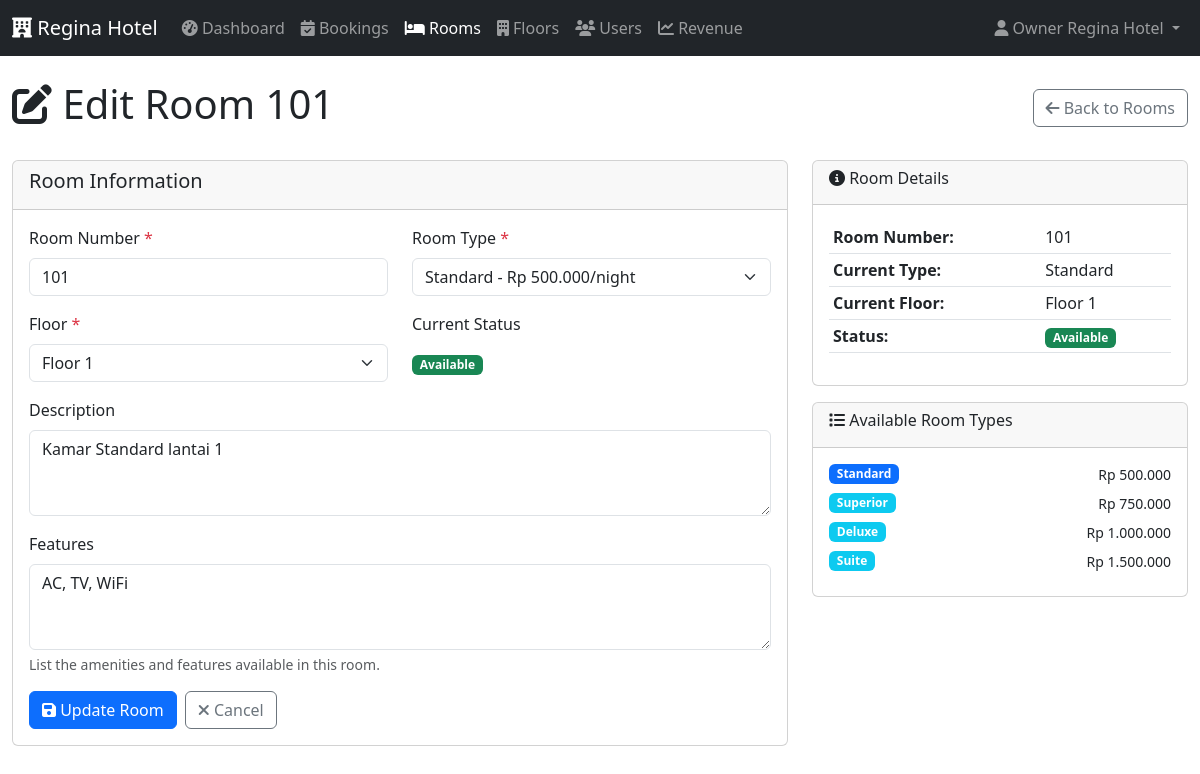
Screenshot of /rooms.php?action=edit&id=1 (signed in) with the database file from the repository.
### tables this page shows
CREATE TABLE `rooms` (
  `id` int(11) NOT NULL AUTO_INCREMENT,
  `room_number` varchar(10) NOT NULL UNIQUE,
  `type_id` int(11) NOT NULL,
  `floor_id` int(11) NOT NULL,
  `status` enum('Available','Occupied','OutOfService') DEFAULT 'Available',
  `description` text DEFAULT NULL,
  `features` text DEFAULT NULL,
  PRIMARY KEY (`id`),
  FOREIGN KEY (`type_id`) REFERENCES `room_types`(`id`),
  FOREIGN KEY (`floor_id`) REFERENCES `floors`(`id`)
);

CREATE TABLE `room_types` (
  `id` int(11) NOT NULL AUTO_INCREMENT,
  `type_name` varchar(50) NOT NULL UNIQUE,
  `price` decimal(10,2) NOT NULL,
  PRIMARY KEY (`id`)
);

CREATE TABLE `floors` (
  `id` int(11) NOT NULL AUTO_INCREMENT,
  `floor_number` int(11) NOT NULL UNIQUE,
  `total_rooms` int(11) DEFAULT 0,
  PRIMARY KEY (`id`)
);

### app/controllers/RoomController.php (called while the page is built, shortened)
<?php
class RoomController {
    private $roomModel;
    public function __construct() {
        $this->roomModel = new Room();
    }
    public function edit($id) {
        $room = $this->roomModel->findById($id);
        return $this->showEditForm($room);
    }
    private function showEditForm($room) {
        $room_types = $this->roomModel->getTypes();
        $floors = $this->roomModel->getFloors();
        include APP_PATH . '/views/rooms/edit.php';
    }
}

### config/database.php (called while the page is built, shortened)
<?php
class Database {
    private static $instance = null;
    private $host = 'localhost';
    private $database = 'regina_hotel';
    private $username = 'hotel_admin';
    private $password = 'passwordku123';
    private $charset = 'utf8mb4';
    private $pdo;
    private function __construct() {
        $dsn = "mysql:host={$this->host};dbname={$this->database};charset={$this->charset}";
        $options = [
            PDO::ATTR_ERRMODE            => PDO::ERRMODE_EXCEPTION,
            PDO::ATTR_DEFAULT_FETCH_MODE => PDO::FETCH_ASSOC,
            PDO::ATTR_EMULATE_PREPARES   => false,
        ];
        try {
            $this->pdo = new PDO($dsn, $this->username, $this->password, $options);
        } catch (PDOException $e) {
            error_log("Database connection error: " . $e->getMessage());
            throw new PDOException("Database connection failed. Please try again later.");
        }
    }
    public static function getInstance() {
        if (self::$instance === null) {
            self::$instance = new self();
        }
        return self::$instance;
    }
    public function query($sql, $params = []) {
        try {
            $stmt = $this->pdo->prepare($sql);
            $stmt->execute($params);
            return $stmt;
        } catch (PDOException $e) {
            error_log("Query error: " . $e->getMessage() . " SQL: " . $sql);
            throw $e;
        }
    }
    public function fetchOne($sql, $params = []) {
        $stmt = $this->query($sql, $params);
        return $stmt->fetch();
    }
    public function fetchAll($sql, $params = []) {
        $stmt = $this->query($sql, $params);
        return $stmt->fetchAll();
    }
}

### app/models/Room.php (called while the page is built, shortened)
<?php
class Room
{
    private $db;
    public function __construct()
    {
        $this->db = Database::getInstance();
    }
    public function findById($id)
    {
        $sql = "SELECT r.*, rt.type_name, rt.price,
                       f.floor_number
                FROM rooms r
                JOIN room_types rt ON r.type_id = rt.id
                JOIN floors f ON r.floor_id = f.id
                WHERE r.id = ?";
        return $this->db->fetchOne($sql, [$id]);
    }
    public function getTypes()
    {
        $sql = "SELECT * FROM room_types ORDER BY price ASC";
        return $this->db->fetchAll($sql);
    }
    public function getFloors()
    {
        $sql = "SELECT * FROM floors ORDER BY floor_number ASC";
        return $this->db->fetchAll($sql);
    }
}

### config/config.php (called while the page is built, shortened)
<?php
spl_autoload_register(function ($class) {
    $paths = [
        APP_PATH . '/controllers/',
        APP_PATH . '/models/',
        APP_PATH . '/helpers/',
        CONFIG_PATH . '/',
        INCLUDES_PATH . '/'
    ];
    foreach ($paths as $path) {
        $file = $path . $class . '.php';
        if (file_exists($file)) {
            return;
        }
    }
});
require_once CONFIG_PATH . '/database.php';
function formatCurrency($amount) {
    return 'Rp ' . number_format($amount, 0, ',', '.');
}

### app/views/rooms/edit.php (the view, shortened to what this page needs)
<?php
include INCLUDES_PATH . '/header.php';
?>
<div class="row">
    <div class="col-md-12">
        <div class="d-flex justify-content-between align-items-center mb-4">
            <h1><i class="fas fa-edit"></i> Edit Room <?= htmlspecialchars($room['room_number']) ?></h1>
            <a href="<?= BASE_URL ?>/rooms.php" class="btn btn-outline-secondary">
                <i class="fas fa-arrow-left"></i> Back to Rooms
            </a>
        </div>
    </div>
</div>
<div class="row">
    <div class="col-md-8">
        <div class="card">
            <div class="card-header">
                <h5>Room Information</h5>
            </div>
            <div class="card-body">
                <form method="POST" class="needs-validation" novalidate>
                    <div class="row">
                        <div class="col-md-6">
                            <div class="mb-3">
                                <label for="room_number" class="form-label">Room Number <span class="text-danger">*</span></label>
                                <input type="text" class="form-control" id="room_number" name="room_number"
                                       value="<?= htmlspecialchars($_POST['room_number'] ?? $room['room_number']) ?>" required>
                            </div>
                        </div>
                        <div class="col-md-6">
                            <div class="mb-3">
                                <label for="type_id" class="form-label">Room Type <span class="text-danger">*</span></label>
                                <select class="form-select" id="type_id" name="type_id" required>
                                    <?php foreach ($room_types as $type): ?>
                                    <option value="<?= $type['id'] ?>"
                                            <?= ($_POST['type_id'] ?? $room['type_id']) == $type['id'] ? 'selected' : '' ?>>
                                        <?= htmlspecialchars($type['type_name']) ?> - <?= formatCurrency($type['price']) ?>/night
                                    </option>
                                    <?php endforeach; ?>
                                </select>
                            </div>
                        </div>
                    </div>
                    <div class="row">
                        <div class="col-md-6">
                            <div class="mb-3">
                                <label for="floor_id" class="form-label">Floor <span class="text-danger">*</span></label>
                                <select class="form-select" id="floor_id" name="floor_id" required>
                                    <?php foreach ($floors as $floor): ?>
                                    <option value="<?= $floor['id'] ?>"
                                            <?= ($_POST['floor_id'] ?? $room['floor_id']) == $floor['id'] ? 'selected' : '' ?>>
                                        Floor <?= $floor['floor_number'] ?>
                                    </option>
                                    <?php endforeach; ?>
                                </select>
                            </div>
                        </div>
                        <div class="col-md-6">
                            <div class="mb-3">
                                <label class="form-label">Current Status</label>
                                <div class="form-control-plaintext">
                                    <?php
                                    $status_class = [
                                        'Available' => 'success',
                                        'Occupied' => 'warning',
                                        'OutOfService' => 'danger'
                                    ];
                                    ?>
                                    <span class="badge bg-<?= $status_class[$room['status']] ?>">
                                        <?= $room['status'] ?>
                                    </span>
                                </div>
                            </div>
                        </div>
                    </div>
                    <div class="mb-3">
                        <label for="description" class="form-label">Description</label>
                        <textarea class="form-control" id="description" name="description" rows="3"
                                  placeholder="Enter room description..."><?= htmlspecialchars($_POST['description'] ?? $room['description']) ?></textarea>
                    </div>
                    <div class="mb-3">
                        <label for="features" class="form-label">Features</label>
                        <textarea class="form-control" id="features" name="features" rows="3"
                                  placeholder="e.g., AC, TV, WiFi, Mini Bar, Balcony..."><?= htmlspecialchars($_POST['features'] ?? $room['features']) ?></textarea>
                        <div class="form-text">List the amenities and features available in this room.</div>
                    </div>
                    <div class="d-flex gap-2">
                        <button type="submit" class="btn btn-primary">
                            <i class="fas fa-save"></i> Update Room
                        </button>
                        <a href="<?= BASE_URL ?>/rooms.php" class="btn btn-outline-secondary">
                            <i class="fas fa-times"></i> Cancel
                        </a>
                    </div>
                </form>
            </div>
        </div>
    </div>
    <div class="col-md-4">
        <div class="card">
            <div class="card-header">
                <h6><i class="fas fa-info-circle"></i> Room Details</h6>
            </div>
            <div class="card-body">
                <table class="table table-sm">
                    <tr>
                        <td><strong>Room Number:</strong></td>
                        <td><?= htmlspecialchars($room['room_number']) ?></td>
                    </tr>
                    <tr>
                        <td><strong>Current Type:</strong></td>
                        <td><?= htmlspecialchars($room['type_name']) ?></td>
                    </tr>
                    <tr>
                        <td><strong>Current Floor:</strong></td>
                        <td>Floor <?= $room['floor_number'] ?></td>
                    </tr>
                    <tr>
                        <td><strong>Status:</strong></td>
                        <td>
                            <span class="badge bg-<?= $status_class[$room['status']] ?>">
                                <?= $room['status'] ?>
                            </span>
                        </td>
                    </tr>
                </table>
            </div>
        </div>
        <div class="card mt-3">
            <div class="card-header">
                <h6><i class="fas fa-list"></i> Available Room Types</h6>
            </div>
            <div class="card-body">
                <?php foreach ($room_types as $type): ?>
                <div class="d-flex justify-content-between align-items-center mb-2">
                    <span class="badge bg-<?= $type['id'] == $room['type_id'] ? 'primary' : 'info' ?>">
                        <?= htmlspecialchars($type['type_name']) ?>
                    </span>
                    <small><?= formatCurrency($type['price']) ?></small>
                </div>
                <?php endforeach; ?>
            </div>
        </div>
    </div>
</div>
<?php include INCLUDES_PATH . '/footer.php'; ?>

### rows the page displays
rooms: room_number "101", type_id "Standard - Rp 500.000/night", floor_id "Floor 1", status "Available", description "Kamar Standard lantai 1", features "AC, TV, WiFi", type.type_name "Standard", floor.floor_number "1"
room_types: type_name "Standard", price "Rp 500.000"
room_types: type_name "Superior", price "Rp 750.000"
room_types: type_name "Deluxe", price "Rp 1.000.000"
room_types: type_name "Suite", price "Rp 1.500.000"

### other values shown
$_SESSION['name'] "Owner Regina Hotel"
